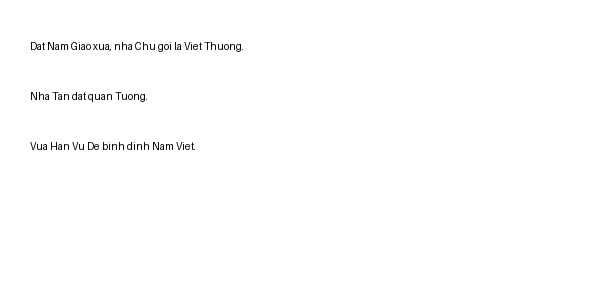
#> input picture tests/fixtures/sample_viet_scan.png, 600 x 300 px
$ python -i regions.py   (imports and definitions only)
#> lines starting #> are read from the running program, lines starting #| are printed output that depends on the picture; after the words box and inside, x2 and y2 are one past the last pixel; in counts of white or black regions, pixels touching at a corner belong together
#> further down, picture is the input picture: PIL image 600x300 RGB; min 1, max 255, mean 253.5
"""Small, ordered OCR regions for ruled classical texts; no text rewriting."""
import time

from PIL import Image, ImageOps, ImageFilter


class OCRRegionError(RuntimeError):
    """A generation is incomplete and may be retried on a smaller image."""


class GenerationGuard:
    """Stop runaway generation; never treat this stop as a successful EOS."""
    def __init__(self, prompt_length, seconds=90, clock=time.monotonic):
        self.prompt_length = prompt_length
        self.seconds = seconds
        self.clock = clock
        self.started = clock()
        self.reason = None

    def __call__(self, input_ids, scores=None, **kwargs):
        count = input_ids.shape[-1] - self.prompt_length
        if self.clock() - self.started >= self.seconds:
            self.reason = 'time_limit'
            return True
        if count >= 128 and count % 16 == 0:
            tail = input_ids[0, -128:].tolist()
            for size in (8, 16, 32):
                block = tail[-size:]
                if all(tail[-size * (i + 1): -size * i or None] == block for i in range(4)):
                    self.reason = 'repetition'
                    return True
        return False


def _profile(image, vertical):
    preview = ImageOps.grayscale(image)
    preview.thumbnail((1600, 1600))
    binary = preview.point([255 if value < 160 else 0 for value in range(256)])
    projection = binary.resize((preview.width, 1) if vertical else (1, preview.height), Image.Resampling.BOX)
    return [value / 255 for value in getattr(projection, 'get_flattened_data', projection.getdata)()]


def _runs(mask):
    start = None
    for i, active in enumerate(list(mask) + [False]):
        if active and start is None:
            start = i
        elif not active and start is not None:
            yield start, i
            start = None


def _line_profile(image, vertical):
    """Longest continuous ink run, avoiding cuts through dense character columns."""
#> called with vertical = True
    preview = ImageOps.grayscale(image)
    preview.thumbnail((1000, 1000))
    binary = preview.point([255 if value < 185 else 0 for value in range(256)])
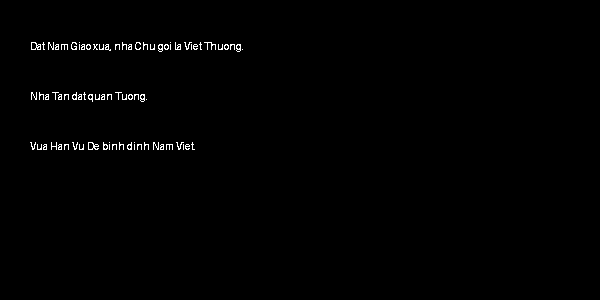
#> binary: PIL image 600x300 L; 0.74% white in thin lines or dots, all inside (x1, y1, x2, y2) = (30, 42, 243, 150)
    binary = binary.filter(ImageFilter.MaxFilter(3))
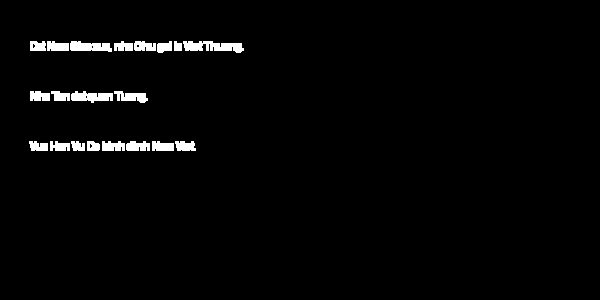
#> binary: PIL image 600x300 L; 2.2% white; 20 white regions, largest, box (x1, y1, x2, y2) and area: (183, 41, 244, 53) 480, (70, 41, 112, 52) 340, (71, 91, 113, 103) 340
    if vertical:
        binary = binary.transpose(Image.Transpose.TRANSPOSE)
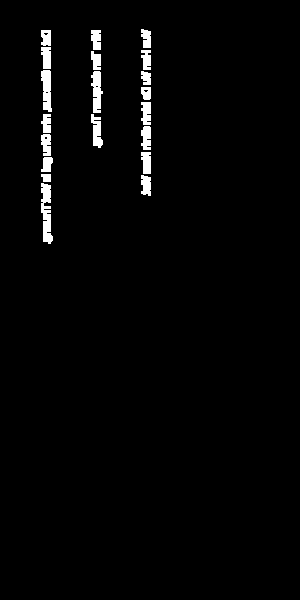
#> binary: PIL image 300x600 L; 2.2% white; 20 white regions, largest, box (x1, y1, x2, y2) and area: (41, 183, 53, 244) 480, (41, 70, 52, 112) 340, (91, 71, 103, 113) 340
    values = list(getattr(binary, 'get_flattened_data', binary.getdata)())
#> values = 180000 items
    result = []
    for offset in range(0, len(values), binary.width):
        longest = current = gap = 0
        for value in values[offset:offset + binary.width]:
            if value:
                current += gap + 1
                gap = 0
                longest = max(longest, current)
            else:
                gap += 1
                if gap > 2:
                    current = gap = 0
        result.append(longest / binary.width)
#> this loop made 600 passes
#> offset on passes 2 to 4: 300, 600, 900
#> after the loop, result = 600 values, max 0.04 at index 30, min 0 at index 0, mean 0.0122
    return result


def plan_regions(image, reading_order='rtl_vertical', max_regions=24):
    """Partition the full page at ruling lines or clear gutters, retaining margins.

    Coordinates cover the entire page exactly once. This is a layout heuristic,
    not a learned text detector; crop coordinates are kept for human review.
    """
    vertical = reading_order == 'rtl_vertical'
    lines = _line_profile(image, vertical)
#> lines has the same summary as result in _line_profile
    extent = image.width if vertical else image.height
#> extent = 600
    cuts = [int((a + b) / 2 * extent / len(lines))
            for a, b in _runs([value >= .30 for value in lines])
            if b - a <= max(3, len(lines) * .04)]
#> cuts = []
    if len(cuts) < 3:
        profile = _profile(image, vertical)
#> in _profile, `binary = preview.point([255 if value < 160 else 0 for value in range(2..`:
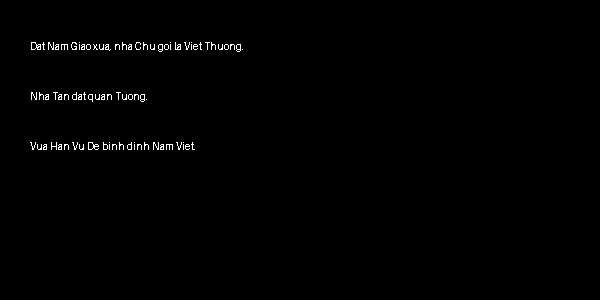
#> binary: PIL image 600x300 L; 0.68% white in thin lines or dots, all inside (x1, y1, x2, y2) = (30, 42, 243, 150)
#> profile = 600 values, max 0.0667 at index 31, min 0 at index 0, mean 0.00685
        cuts = [int((a + b) / 2 * extent / len(profile))
                for a, b in _runs([value < .012 for value in profile])
                if b - a >= 3 and a > len(profile) * .04 and b < len(profile) * .96]
#> cuts = [70, 86, 156, 197, 204, 209, 213, 220, 226, 232, 238]
    minimum = max(24, extent // 50)
#> minimum = 24
    filtered = [0]
    for cut in cuts:
        if cut - filtered[-1] >= minimum and extent - cut >= minimum:
            filtered.append(cut)
#> this loop made 11 passes
#> cut on passes 1 to 11: 70, 86, 156, 197, 204, 209, 213, 220, 226, 232, 238
#> after the loop, filtered = [0, 70, 156, 197, 226]
    filtered.append(extent)
    if len(filtered) - 1 > max_regions:
        filtered = [filtered[round(i * (len(filtered) - 1) / max_regions)]
                    for i in range(max_regions + 1)]
    boxes = [(a, 0, b, image.height) if vertical else (0, a, image.width, b)
             for a, b in zip(filtered, filtered[1:])]
#> boxes = [(0, 0, 70, 300), (70, 0, 156, 300), (156, 0, 197, 300), (197, 0, 226, 300), (226, 0, 600, 300)]
    return list(reversed(boxes)) if vertical else boxes


def split_region(image, bbox, reading_order='rtl_vertical'):
    """Bisect at the least-ink cut near the center, with no overlapping pixels."""
    x0, y0, x1, y1 = bbox
    vertical = reading_order == 'rtl_vertical' and x1 - x0 >= 64
    extent = x1 - x0 if vertical else y1 - y0
    if extent < 64:
        return []
    with image.crop(bbox) as crop:
        profile = _profile(crop, vertical)
    lower, upper = int(len(profile) * .35), int(len(profile) * .65)
    if upper <= lower:
        return []
    index = min(range(lower, upper), key=lambda i: (profile[i], abs(i - len(profile) / 2)))
    cut = max(1, min(extent - 1, round(index / len(profile) * extent)))
    if vertical:
        return [(x0 + cut, y0, x1, y1), (x0, y0, x0 + cut, y1)]
    return [(x0, y0, x1, y0 + cut), (x0, y0 + cut, x1, y1)]

>>> from PIL import Image
>>> picture = Image.open('../../tests/fixtures/sample_viet_scan.png')
>>> result = plan_regions(picture)
#> result = [(226, 0, 600, 300), (197, 0, 226, 300), (156, 0, 197, 300), (70, 0, 156, 300), (0, 0, 70, 300)]
